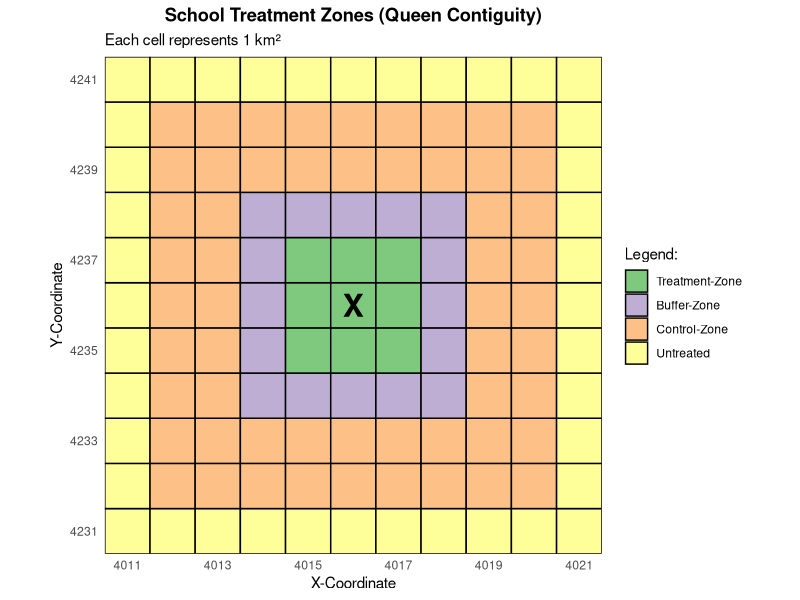
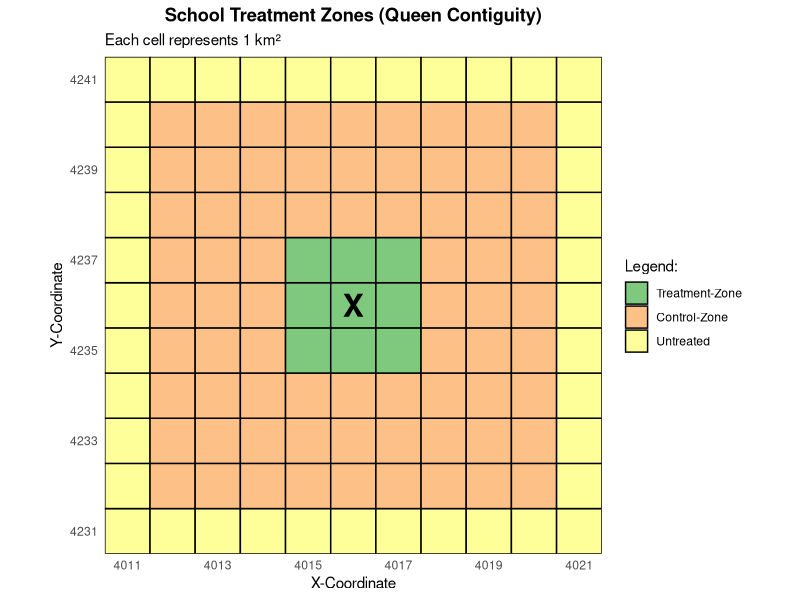
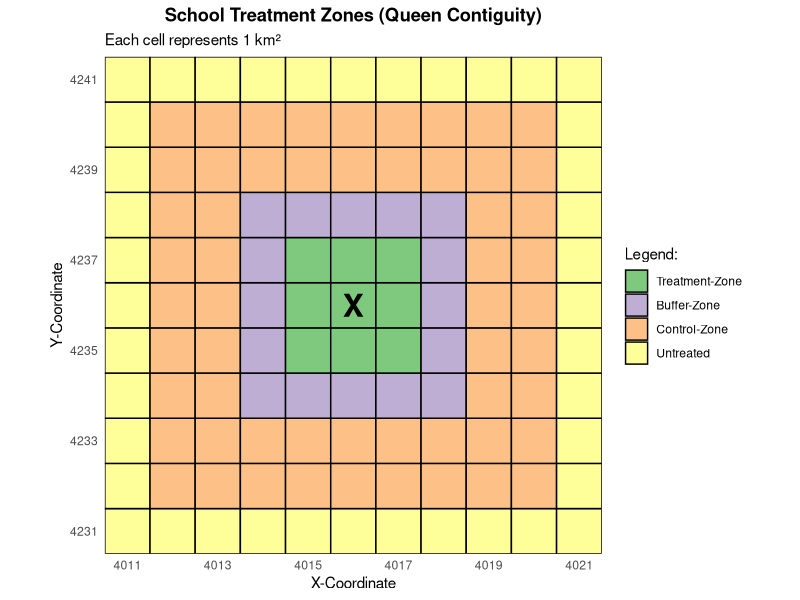
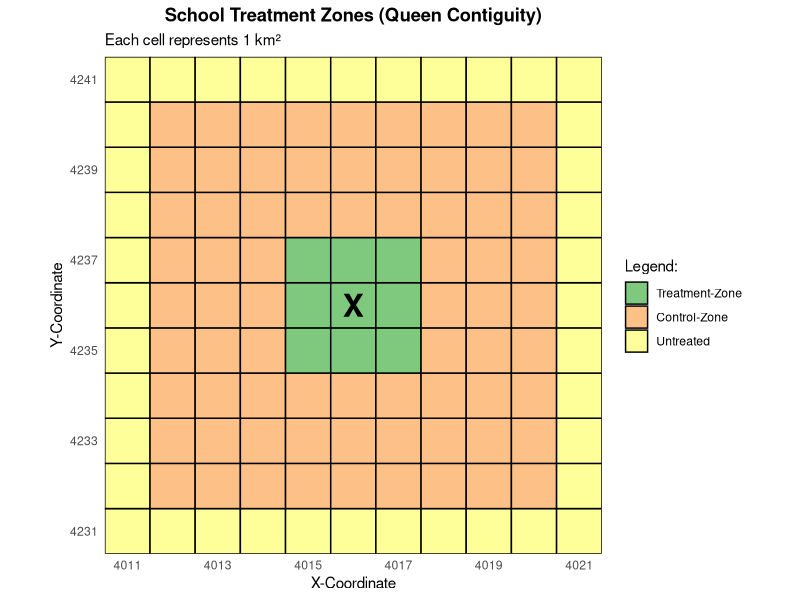

Reproduce these figures in R, in order.
library(ggplot2)
library(dplyr)

# create grid and assign zones (with exemplary coordinates)
x_start <- 4011
y_start <- 4231
grid <- expand.grid(x = x_start:(x_start + 10), y = y_start:(y_start + 10)) %>%
  mutate(
    dist = pmax(abs(x - (x_start + 5)), abs(y - (y_start + 5))),
    zone = case_when(
      dist <= 1 ~ "Treatment-Zone",
      dist == 2 ~ "Buffer-Zone",
      dist %in% 3:4 ~ "Control-Zone",
      TRUE ~ "Untreated"
    ),
    zone = factor(zone, levels = c("Treatment-Zone", "Buffer-Zone", "Control-Zone", "Untreated"))
  )

# Definiere feste Farben für jede Zone
zone_colors <- c("Treatment-Zone" = "#7FC97F",
                 "Buffer-Zone" = "#BEAED4",
                 "Control-Zone" = "#FDC086",
                 "Untreated" = "#FFFF99")

# Version 1: Mit Buffer-Zone
plot_with_buffer <- ggplot(grid, aes(x, y, fill = zone)) +
  geom_tile(color = "black", linewidth = 0.5) +
  annotate("text", x = x_start + 5, y = y_start + 5, label = "X", size = 8, fontface = "bold") +
  scale_fill_manual(values = zone_colors, name = "Legend:") +
  coord_fixed(expand = FALSE) +
  scale_x_continuous(breaks = seq(x_start, x_start + 10, by = 2), expand = c(0, 0)) +
  scale_y_continuous(breaks = seq(y_start, y_start + 10, by = 2), expand = c(0, 0)) +
  labs(x = "X-Coordinate", y = "Y-Coordinate", 
       title = "School Treatment Zones (Queen Contiguity)",
       subtitle = "Each cell represents 1 km²") +
  theme_minimal() +
  theme(panel.grid = element_blank(),
        legend.position = "right",
        plot.title = element_text(hjust = 0.5, face = "bold"))

plot_with_buffer
ggsave("plot_zones_with_buffer.pdf", plot_with_buffer, width = 8, height = 6)

# Version 2: Buffer-Zone wird zu Control-Zone
grid_no_buffer <- grid %>%
  mutate(
    zone_no_buffer = case_when(
      dist <= 1 ~ "Treatment-Zone",
      dist >= 2 & dist <= 4 ~ "Control-Zone",
      TRUE ~ "Untreated"
    ),
    zone_no_buffer = factor(zone_no_buffer, levels = c("Treatment-Zone", "Control-Zone", "Untreated"))
  )

# Verwende dieselben Farben, aber nur für die relevanten Zonen
zone_colors_no_buffer <- c("Treatment-Zone" = "#7FC97F",
                           "Control-Zone" = "#FDC086",
                           "Untreated" = "#FFFF99")

plot_no_buffer <- ggplot(grid_no_buffer, aes(x, y, fill = zone_no_buffer)) +
  geom_tile(color = "black", linewidth = 0.5) +
  annotate("text", x = x_start + 5, y = y_start + 5, label = "X", size = 8, fontface = "bold") +
  scale_fill_manual(values = zone_colors_no_buffer, name = "Legend:") +
  coord_fixed(expand = FALSE) +
  scale_x_continuous(breaks = seq(x_start, x_start + 10, by = 2), expand = c(0, 0)) +
  scale_y_continuous(breaks = seq(y_start, y_start + 10, by = 2), expand = c(0, 0)) +
  labs(x = "X-Coordinate", y = "Y-Coordinate", 
       title = "School Treatment Zones (Queen Contiguity)",
       subtitle = "Each cell represents 1 km²") +
  theme_minimal() +
  theme(panel.grid = element_blank(),
        legend.position = "right",
        plot.title = element_text(hjust = 0.5, face = "bold"))

plot_no_buffer
ggsave("plot_zones_no_buffer.pdf", plot_no_buffer, width = 8, height = 6)